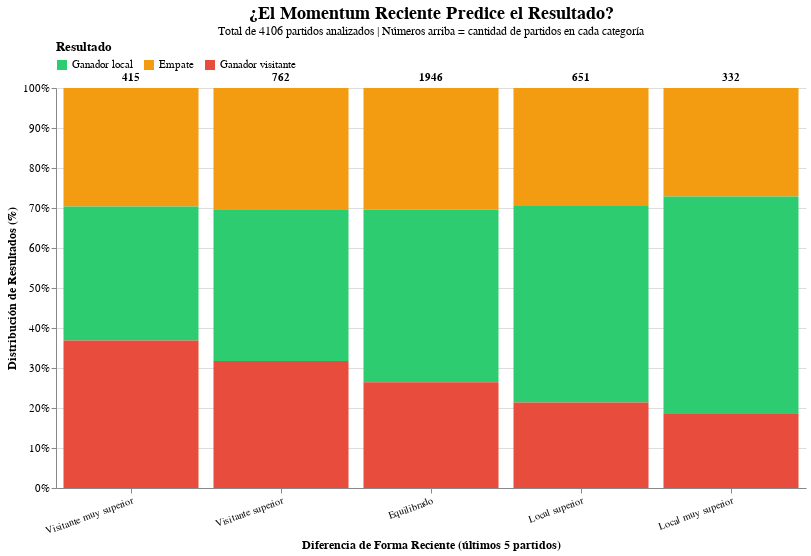

Notebook code cell kept with this figure:
### Markdown cell above
# Visualización 5-Forma Reciente vs Diferencia de Goles

### Code cell
forma_data = df[
    (df['Forma_local_puntos_ultimos5'].notna()) &
    (df['Forma_visitante_puntos_ultimos5'].notna()) &
    (df['Promedio_Diferencia_gol_total_local_normalizado'].notna()) &
    (df['Promedio_Diferencia_gol_total_visitante_normalizado'].notna())
].copy()

forma_data['diferencia_forma'] = forma_data['Forma_local_puntos_ultimos5'] - forma_data['Forma_visitante_puntos_ultimos5']
forma_data['diferencia_goles_norm'] = forma_data['Promedio_Diferencia_gol_total_local_normalizado'] - forma_data['Promedio_Diferencia_gol_total_visitante_normalizado']

# Categorizar la diferencia de forma en rangos para mejor visualización
def categorizar_forma(diff):
    if diff <= -6:
        return 'Visitante muy superior'
    elif diff <= -3:
        return 'Visitante superior'
    elif diff < 3:
        return 'Equilibrado'
    elif diff < 6:
        return 'Local superior'
    else:
        return 'Local muy superior'

forma_data['categoria_forma'] = forma_data['diferencia_forma'].apply(categorizar_forma)

# Calcular estadísticas por categoría y resultado
stats_forma = forma_data.groupby(['categoria_forma', 'Resultado']).size().reset_index(name='cantidad')
stats_forma_total = forma_data.groupby('categoria_forma').size().reset_index(name='total')
stats_forma = stats_forma.merge(stats_forma_total, on='categoria_forma')
stats_forma['porcentaje'] = (stats_forma['cantidad'] / stats_forma['total']) * 100

# Ordenar categorías
orden_categorias = ['Visitante muy superior', 'Visitante superior', 'Equilibrado', 'Local superior', 'Local muy superior']
stats_forma['categoria_forma'] = pd.Categorical(stats_forma['categoria_forma'], categories=orden_categorias, ordered=True)
stats_forma = stats_forma.sort_values('categoria_forma')

# Gráfico de barras apiladas normalizado
barras = alt.Chart(stats_forma).mark_bar().encode(
    x=alt.X('categoria_forma:N',
            title='Diferencia de Forma Reciente (últimos 5 partidos)',
            axis=alt.Axis(labelAngle=-20, labelFontSize=10, titleFontSize=12),
            sort=orden_categorias),
    y=alt.Y('porcentaje:Q',
            title='Distribución de Resultados (%)',
            stack='normalize',
            axis=alt.Axis(labelFontSize=11, titleFontSize=12, format='%')),
    color=alt.Color('Resultado:N',
                   scale=alt.Scale(domain=['Ganador local', 'Empate', 'Ganador visitante'],
                                  range=['#2ecc71', '#f39c12', '#e74c3c']),
                   legend=alt.Legend(title='Resultado', titleFontSize=13, labelFontSize=11, orient='top')),
    tooltip=[
        alt.Tooltip('categoria_forma:N', title='Categoría Forma'),
        alt.Tooltip('Resultado:N', title='Resultado'),
        alt.Tooltip('cantidad:Q', title='Partidos'),
        alt.Tooltip('total:Q', title='Total en categoría'),
        alt.Tooltip('porcentaje:Q', title='Porcentaje', format='.1f')
    ]
)

# Texto con los totales
text = alt.Chart(stats_forma_total).mark_text(dy=-10, fontSize=11, fontWeight='bold').encode(
    x=alt.X('categoria_forma:N', sort=orden_categorias),
    y=alt.value(0),
    text=alt.Text('total:Q', format='d')
)

viz3a = (barras + text).properties(
    width=750, height=400,
    title=alt.TitleParams(
        text='¿El Momentum Reciente Predice el Resultado?',
        subtitle=f'Total de {len(forma_data)} partidos analizados | Números arriba = cantidad de partidos en cada categoría',
        fontSize=18, fontWeight='bold', anchor='middle'
    )
).configure_view(strokeWidth=0)

display(viz3a)

### Figure 1 — Vega specification as saved in the notebook (floating-point values rounded to 4 significant figures)
{"$schema": "https://vega.github.io/schema/vega/v5.json", "data": [{"name": "source_0"}, {"name": "data_0", "values": [{"Resultado": "Empate", "cantidad": 123, "categoria_forma": "Visitante muy superior", "porcentaje": 29.64, "porcentaje_end": 1.0, "porcentaje_start": 0.7036, "total": 415}, {"Resultado": "Ganador local", "cantidad": 139, "categoria_forma": "Visitante muy superior", "porcentaje": 33.49, "porcentaje_end": 0.7036, "porcentaje_start": 0.3687, "total": 415}, {"Resultado": "Ganador visitante", "cantidad": 153, "categoria_forma": "Visitante muy superior", "porcentaje": 36.87, "porcentaje_end": 0.3687, "porcentaje_start": 0.0, "total": 415}, {"Resultado": "Empate", "cantidad": 231, "categoria_forma": "Visitante superior", "porcentaje": 30.31, "porcentaje_end": 1.0, "porcentaje_start": 0.6969, "total": 762}, {"Resultado": "Ganador local", "cantidad": 289, "categoria_forma": "Visitante superior", "porcentaje": 37.93, "porcentaje_end": 0.6969, "porcentaje_start": 0.3176, "total": 762}, {"Resultado": "Ganador visitante", "cantidad": 242, "categoria_forma": "Visitante superior", "porcentaje": 31.76, "porcentaje_end": 0.3176, "porcentaje_start": 0.0, "total": 762}, {"Resultado": "Empate", "cantidad": 592, "categoria_forma": "Equilibrado", "porcentaje": 30.42, "porcentaje_end": 1.0, "porcentaje_start": 0.6958, "total": 1946}, {"Resultado": "Ganador local", "cantidad": 840, "categoria_forma": "Equilibrado", "porcentaje": 43.17, "porcentaje_end": 0.6958, "porcentaje_start": 0.2641, "total": 1946}, {"Resultado": "Ganador visitante", "cantidad": 514, "categoria_forma": "Equilibrado", "porcentaje": 26.41, "porcentaje_end": 0.2641, "porcentaje_start": 0.0, "total": 1946}, {"Resultado": "Empate", "cantidad": 192, "categoria_forma": "Local superior", "porcentaje": 29.49, "porcentaje_end": 1.0, "porcentaje_start": 0.7051, "total": 651}, {"Resultado": "Ganador local", "cantidad": 320, "categoria_forma": "Local superior", "porcentaje": 49.16, "porcentaje_end": 0.7051, "porcentaje_start": 0.2135, "total": 651}, {"Resultado": "Ganador visitante", "cantidad": 139, "categoria_forma": "Local superior", "porcentaje": 21.35, "porcentaje_end": 0.2135, "porcentaje_start": 0.0, "total": 651}, {"Resultado": "Empate", "cantidad": 90, "categoria_forma": "Local muy superior", "porcentaje": 27.11, "porcentaje_end": 1.0, "porcentaje_start": 0.7289, "total": 332}, {"Resultado": "Ganador local", "cantidad": 180, "categoria_forma": "Local muy superior", "porcentaje": 54.22, "porcentaje_end": 0.7289, "porcentaje_start": 0.1867, "total": 332}, {"Resultado": "Ganador visitante", "cantidad": 62, "categoria_forma": "Local muy superior", "porcentaje": 18.67, "porcentaje_end": 0.1867, "porcentaje_start": 0.0, "total": 332}]}, {"name": "source_1", "values": [{"categoria_forma": "Equilibrado", "total": 1946, "x_categoria_forma_sort_index": 2.0}, {"categoria_forma": "Local muy superior", "total": 332, "x_categoria_forma_sort_index": 4.0}, {"categoria_forma": "Local superior", "total": 651, "x_categoria_forma_sort_index": 3.0}, {"categoria_forma": "Visitante muy superior", "total": 415, "x_categoria_forma_sort_index": 0.0}, {"categoria_forma": "Visitante superior", "total": 762, "x_categoria_forma_sort_index": 1.0}]}, {"name": "source_0_x_domain_categoria_forma_0", "values": [{"categoria_forma": "Visitante muy superior", "sort_field": 5.0}, {"categoria_forma": "Visitante superior", "sort_field": 5.0}, {"categoria_forma": "Equilibrado", "sort_field": 5.0}, {"categoria_forma": "Local superior", "sort_field": 5.0}, {"categoria_forma": "Local muy superior", "sort_field": 5.0}]}, {"name": "source_1_x_domain_categoria_forma_1", "values": [{"categoria_forma": "Equilibrado", "sort_field": 2.0}, {"categoria_forma": "Local muy superior", "sort_field": 4.0}, {"categoria_forma": "Local superior", "sort_field": 3.0}, {"categoria_forma": "Visitante muy superior", "sort_field": 0.0}, {"categoria_forma": "Visitante superior", "sort_field": 1.0}]}], "marks": [{"type": "rect", "name": "layer_0_marks", "from": {"data": "data_0"}, "encode": {"update": {"x": {"field": "categoria_forma", "scale": "x"}, "fill": {"field": "Resultado", "scale": "color"}, "y": {"field": "porcentaje_end", "scale": "y"}, "width": {"signal": "max(0.25, bandwidth('x'))"}, "tooltip": {"signal": "{\"Categoría Forma\": isValid(datum[\"categoria_forma\"]) ? datum[\"categoria_forma\"] : \"\"+datum[\"categoria_forma\"], \"Resultado\": isValid(datum[\"Resultado\"]) ? datum[\"Resultado\"] : \"\"+datum[\"Resultado\"], \"Partidos\": format(datum[\"cantidad\"], \"\"), \"Total en categoría\": format(datum[\"total\"], \"\"), \"Porcentaje\": format(datum[\"porcentaje\"], \".1f\")}"}, "y2": {"field": "porcentaje_start", "scale": "y"}}}, "style": ["bar"]}, {"type": "text", "name": "layer_1_marks", "from": {"data": "source_1"}, "encode": {"update": {"baseline": {"value": "middle"}, "y": {"value": 0}, "align": {"value": "center"}, "dy": {"value": -10}, "x": {"field": "categoria_forma", "scale": "x", "band": 0.5}, "text": {"signal": "format(datum[\"total\"], \"d\")"}, "fontWeight": {"value": "bold"}, "fontSize": {"value": 11}, "fill": {"value": "black"}}}, "style": ["text"]}], "scales": [{"name": "x", "type": "band", "domain": {"fields": [{"data": "source_0_x_domain_categoria_forma_0", "field": "categoria_forma"}, {"data": "source_1_x_domain_categoria_forma_1", "field": "categoria_forma"}], "sort": {"op": "max", "field": "sort_field"}}, "range": [0, {"signal": "width"}], "paddingInner": 0.1, "paddingOuter": 0.05}, {"name": "y", "type": "linear", "domain": [0, 1], "range": [{"signal": "height"}, 0], "nice": true, "zero": true}, {"name": "color", "type": "ordinal", "domain": ["Ganador local", "Empate", "Ganador visitante"], "range": ["#2ecc71", "#f39c12", "#e74c3c"]}], "axes": [{"scale": "y", "maxExtent": 0, "grid": true, "gridScale": "x", "aria": false, "ticks": false, "minExtent": 0, "zindex": 0, "tickCount": {"signal": "ceil(height/40)"}, "domain": false, "labels": false, "orient": "left"}, {"scale": "x", "labelAlign": "right", "labelAngle": 340, "title": "Diferencia de Forma Reciente (últimos 5 partidos)", "zindex": 0, "titleFontSize": 12, "orient": "bottom", "grid": false, "labelBaseline": "top", "labelFontSize": 10}, {"scale": "y", "format": ".0%", "labelOverlap": true, "tickCount": {"signal": "ceil(height/40)"}, "zindex": 0, "labelFontSize": 11, "orient": "left", "grid": false, "titleFontSize": 12, "title": "Distribución de Resultados (%)"}], "title": {"text": "¿El Momentum Reciente Predice el Resultado?", "fontWeight": "bold", "anchor": "middle", "fontSize": 18, "frame": "group", "subtitle": "Total de 4106 partidos analizados | Números arriba = cantidad de partidos en cada categoría"}, "legends": [{"labelFontSize": 11, "orient": "top", "title": "Resultado", "titleFontSize": 13, "fill": "color", "direction": "horizontal", "symbolType": "square"}], "width": 750, "config": {"style": {"cell": {"strokeWidth": 0}}}, "padding": 5, "height": 400, "background": "white", "style": "cell"}
